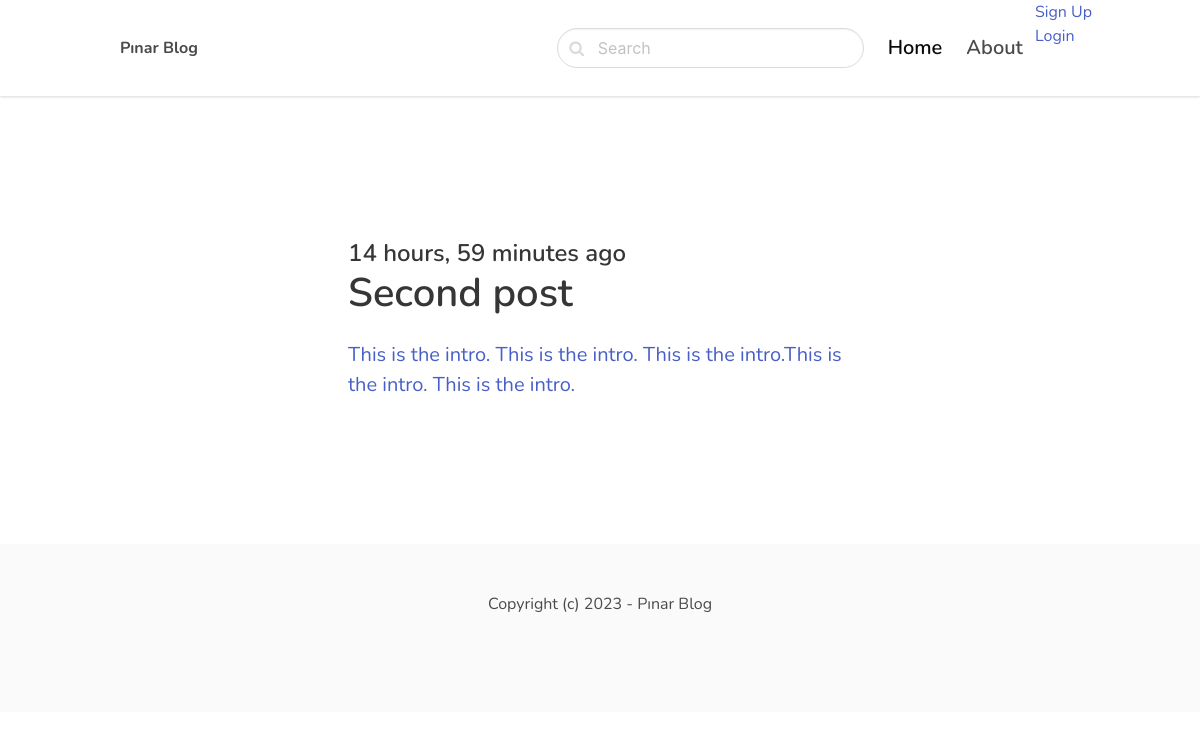
Page /vue/ on the committed database.
### pinarblog/models.py (models this page shows, shortened)
class Post(models.Model):
    ACTIVE='active'
    DRAFT='draft'
    CHOICES_STATUS=(
        (ACTIVE,'Active'),
        (DRAFT,'Draft')
    )
    category=models.ForeignKey(Category,related_name='posts',on_delete=models.CASCADE)
    title=models.CharField(max_length=225)
    slug=models.SlugField()
    intro=models.TextField()
    body=models.TextField()
    created_at=models.DateTimeField(auto_now_add=True)
    status=models.CharField(max_length=10,choices=CHOICES_STATUS,default=ACTIVE)
    image=models.ImageField(upload_to='uploads/', blank=True,null=True)
    class Meta:
        ordering=('-created_at',)

### pinarblog/views.py (the view)
# urls.py: path('<slug:slug>/',views.category, name='category_detail'),
def category(request, slug):
    category= get_object_or_404(Category,slug=slug)
    posts=category.posts.filter(status=Post.ACTIVE)
    return render(request, 'pinarblog/category.html',{'category':category,'posts':posts})

### pinarblog/templates/pinarblog/category.html (shortened to what this page needs)
{% extends 'core/base.html' %}
{% block content %}
    <section class="hero">
        <div class="hero-body">
            <div class="container">
                <section class="section">
                    <div class="columns">
                        <div class="column is-8 is-offset-2">
                            {% for post in posts %}
                                <div class="content is-medium">
                                    <a href="{% url 'post_detail' post.category.slug post.slug %}">
                                    <h2 class="subtitle is-4">{{ post.created_at|timesince }} ago</h2>
                                    <h1 class="title">{{ post.title }}</h1>
                                    <p>{{ post.intro }}</p>
                                    </a>
                                </div>
                                {% empty %}
                                    <div class="content">
                                        <p>There is no posts in this category.</p>
                                    </div>
                            {% endfor %}
                        </div>
                    </div>
                </section>
            </div>
        </div>
   </section>
{% endblock %}

### core/templates/core/base.html (style rules this page uses)
body { font-family: "Nunito", sans-serif; }

### rows in the picture
Post: created_at "14 hours, 59 minutes", title "Second post", intro "This is the intro. This is the intro. This is the intro.This is the intro. This is the intro."
